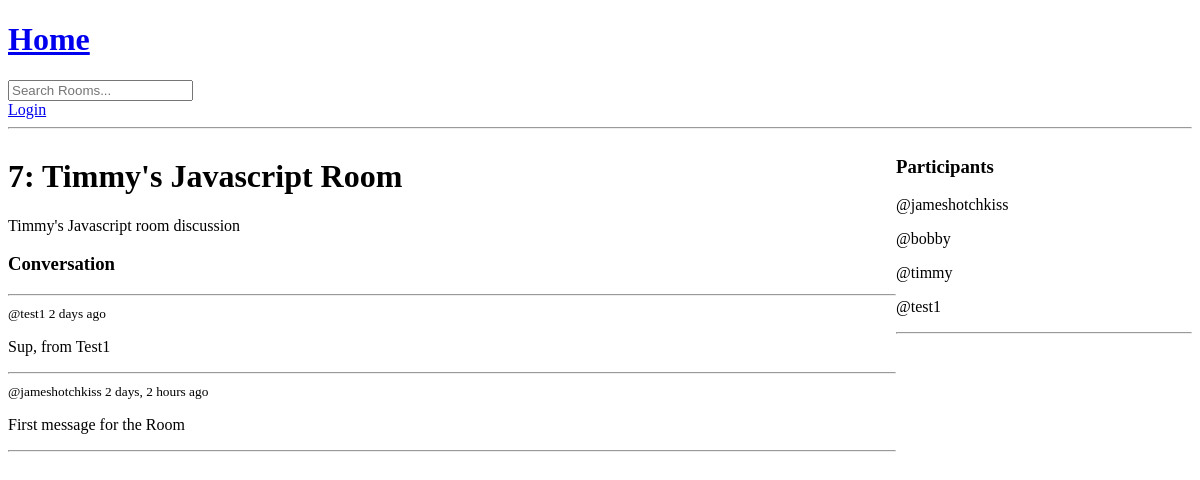
Before: /room/7/ with the older database file.
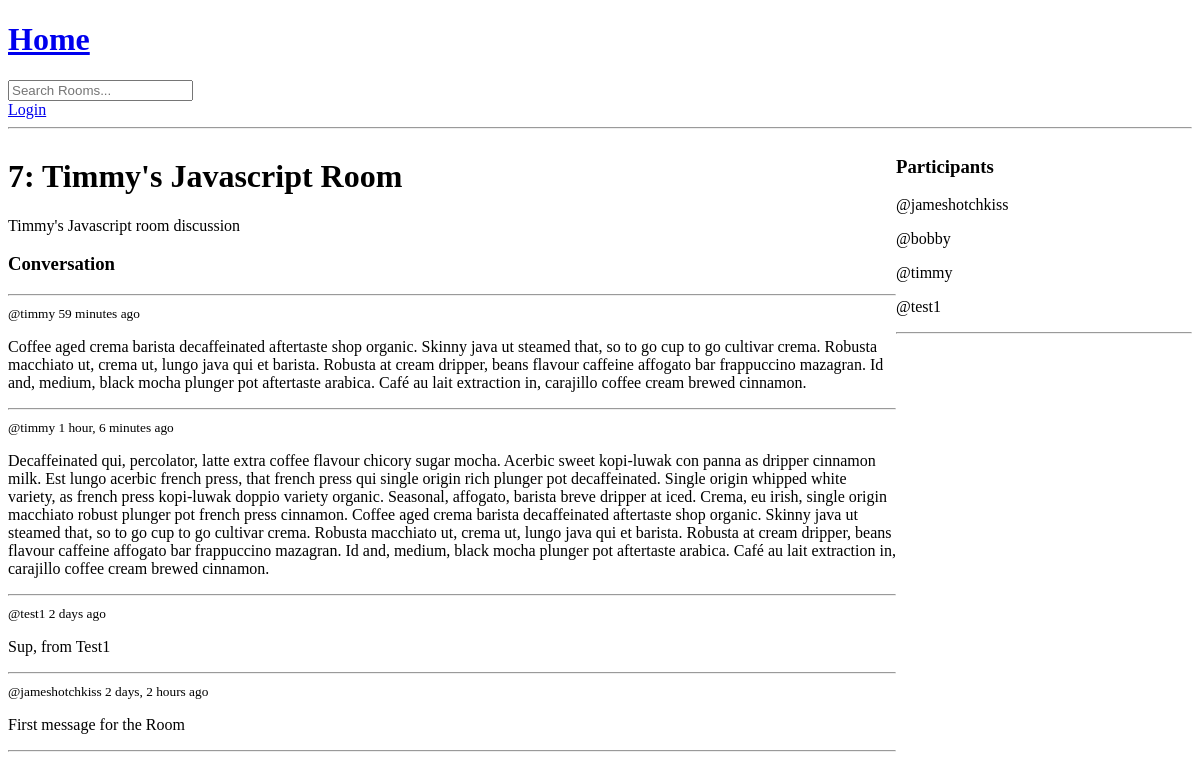
After: the same page with the newer database file.
### base/models.py (models this page shows, shortened)
class Message(models.Model):
    user = models.ForeignKey(User, on_delete=models.CASCADE)
    room = models.ForeignKey(Room, on_delete=models.CASCADE)
    body = models.TextField()
    updated = models.DateTimeField(auto_now=True)
    created = models.DateTimeField(auto_now_add=True)
    class Meta:
        ordering = ['-updated', '-created']

### base/views.py (the view, shortened to what this page needs)
# urls.py: path('room/<str:pk>/', views.room, name="room"),
def room(request, pk):
    room = Room.objects.get(id=pk)
    room_messages = room.message_set.all().order_by('-created')
    participants = room.participants.all()
    context = {'room':room, 'room_messages': room_messages, 'participants': participants}
    return render(request, 'base/room.html', context)

### base/templates/base/room.html (shortened to what this page needs)
{% extends 'main.html' %}
{% block content %}
<div class="room-container">
    <div>
        <h1>{{room.id}}: {{room.name}}</h1>
            <p>{{room.description}}</p>
            <div class="comment-wrapper">
                <h3>Conversation</h3>
                <hr>
                {% for room_message in room_messages %}
                    <div>
                        <small>@{{room_message.user}} {{room_message.created|timesince}} ago</small>
                        <p>{{room_message.body}}</p>
                    </div>
                    <hr>
                {% endfor%}
            </div>
    </div>
    <div>
        <h3>Participants</h3>
        {% for participant in participants %}
            <p>@{{participant.username}}</p>
        {% endfor %}
        <hr>
    </div>
</div>
{% endblock content%}

Changed rows visible on the page:
added Message: user "timmy", created "59 minutes", body "Coffee aged crema barista decaffeinated aftertaste shop organic. Skinny java ut steamed that, so to go cup to go cultivar crema. Robusta macchiato ut, crema ut, lungo java qui et barista. Robusta at cream dripper, beans flavour caffeine affogato bar frappuccino mazagran. Id and, medium, black mocha plunger pot aftertaste arabica. Café au lait extraction in, carajillo coffee cream brewed cinnamon."
added Message: user "timmy", created "1 hour, 6 minutes", body "Decaffeinated qui, percolator, latte extra coffee flavour chicory sugar mocha. Acerbic sweet kopi-luwak con panna as dripper cinnamon milk. Est lungo acerbic french press, that french press qui single origin rich plunger pot decaffeinated. Single origin whipped white variety, as french press kopi-luwak doppio variety organic. Seasonal, affogato, barista breve dripper at iced. Crema, eu irish, single origin macchiato robust plunger pot french press cinnamon. Coffee aged crema barista decaffeinated aftertaste shop organic. Skinny java ut steamed that, so to go cup to go cultivar crema. Robusta macchiato ut, crema ut, lungo java qui et barista. Robusta at cream dripper, beans flavour caffeine…"
